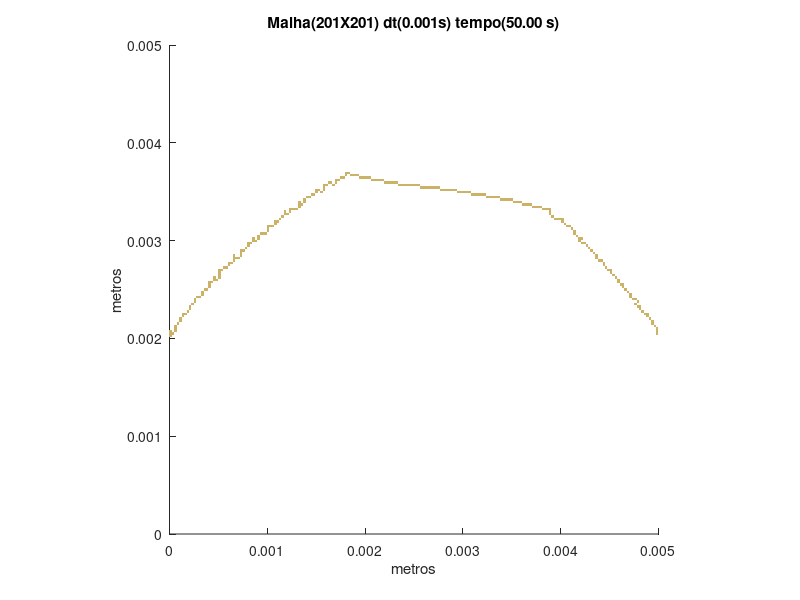

MATLAB code for this plot:
set (gca,'PlotBoxAspectRatio',[1 1 1],'Xlim',[0,0.005],'Ylim',[0,0.005])
hold on
title('Malha(201X201) dt(0.001s) tempo(50.00 s)')
hold on
ylabel('metros')
hold on
xlabel('metros')
hold on

fill([0 0 2.48756218905473E-05 2.48756218905473E-05],[0.00201492537313433 0.00203980099502488 0.00203980099502488 0.00201492537313433],[0.8,0.7,0.4],'LineStyle','none')

fill([0 0 2.48756218905473E-05 2.48756218905473E-05],[0.00203980099502488 0.00206467661691542 0.00206467661691542 0.00203980099502488],[0.8,0.7,0.4],'LineStyle','none')

fill([2.48756218905473E-05 2.48756218905473E-05 4.97512437810945E-05 4.97512437810945E-05],[0.00203980099502488 0.00206467661691542 0.00206467661691542 0.00203980099502488],[0.8,0.7,0.4],'LineStyle','none')

fill([0.00497512437810945 0.00497512437810945 0.005 0.005],[0.00203980099502488 0.00206467661691542 0.00206467661691542 0.00203980099502488],[0.8,0.7,0.4],'LineStyle','none')

fill([0 0 2.48756218905473E-05 2.48756218905473E-05],[0.00206467661691542 0.00208955223880597 0.00208955223880597 0.00206467661691542],[0.8,0.7,0.4],'LineStyle','none')

fill([4.97512437810945E-05 4.97512437810945E-05 7.46268656716418E-05 7.46268656716418E-05],[0.00206467661691542 0.00208955223880597 0.00208955223880597 0.00206467661691542],[0.8,0.7,0.4],'LineStyle','none')

fill([0.00497512437810945 0.00497512437810945 0.005 0.005],[0.00206467661691542 0.00208955223880597 0.00208955223880597 0.00206467661691542],[0.8,0.7,0.4],'LineStyle','none')

fill([4.97512437810945E-05 4.97512437810945E-05 7.46268656716418E-05 7.46268656716418E-05],[0.00208955223880597 0.00211442786069652 0.00211442786069652 0.00208955223880597],[0.8,0.7,0.4],'LineStyle','none')

fill([0.00497512437810945 0.00497512437810945 0.005 0.005],[0.00208955223880597 0.00211442786069652 0.00211442786069652 0.00208955223880597],[0.8,0.7,0.4],'LineStyle','none')

fill([4.97512437810945E-05 4.97512437810945E-05 7.46268656716418E-05 7.46268656716418E-05],[0.00211442786069652 0.00213930348258706 0.00213930348258706 0.00211442786069652],[0.8,0.7,0.4],'LineStyle','none')

fill([0.00495024875621891 0.00495024875621891 0.00497512437810945 0.00497512437810945],[0.00211442786069652 0.00213930348258706 0.00213930348258706 0.00211442786069652],[0.8,0.7,0.4],'LineStyle','none')

fill([7.46268656716418E-05 7.46268656716418E-05 9.95024875621891E-05 9.95024875621891E-05],[0.00213930348258706 0.00216417910447761 0.00216417910447761 0.00213930348258706],[0.8,0.7,0.4],'LineStyle','none')

fill([0.00492537313432836 0.00492537313432836 0.00495024875621891 0.00495024875621891],[0.00213930348258706 0.00216417910447761 0.00216417910447761 0.00213930348258706],[0.8,0.7,0.4],'LineStyle','none')

fill([9.95024875621891E-05 9.95024875621891E-05 0.000124378109452736 0.000124378109452736],[0.00216417910447761 0.00218905472636816 0.00218905472636816 0.00216417910447761],[0.8,0.7,0.4],'LineStyle','none')

fill([0.00492537313432836 0.00492537313432836 0.00495024875621891 0.00495024875621891],[0.00216417910447761 0.00218905472636816 0.00218905472636816 0.00216417910447761],[0.8,0.7,0.4],'LineStyle','none')

fill([9.95024875621891E-05 9.95024875621891E-05 0.000124378109452736 0.000124378109452736],[0.00218905472636816 0.00221393034825871 0.00221393034825871 0.00218905472636816],[0.8,0.7,0.4],'LineStyle','none')

fill([0.00490049751243781 0.00490049751243781 0.00492537313432836 0.00492537313432836],[0.00218905472636816 0.00221393034825871 0.00221393034825871 0.00218905472636816],[0.8,0.7,0.4],'LineStyle','none')

fill([0.000124378109452736 0.000124378109452736 0.000149253731343284 0.000149253731343284],[0.00221393034825871 0.00223880597014925 0.00223880597014925 0.00221393034825871],[0.8,0.7,0.4],'LineStyle','none')

fill([0.00487562189054726 0.00487562189054726 0.00490049751243781 0.00490049751243781],[0.00221393034825871 0.00223880597014925 0.00223880597014925 0.00221393034825871],[0.8,0.7,0.4],'LineStyle','none')

fill([0.000124378109452736 0.000124378109452736 0.000149253731343284 0.000149253731343284],[0.00223880597014925 0.0022636815920398 0.0022636815920398 0.00223880597014925],[0.8,0.7,0.4],'LineStyle','none')

fill([0.000149253731343284 0.000149253731343284 0.000174129353233831 0.000174129353233831],[0.00223880597014925 0.0022636815920398 0.0022636815920398 0.00223880597014925],[0.8,0.7,0.4],'LineStyle','none')

fill([0.00485074626865672 0.00485074626865672 0.00487562189054726 0.00487562189054726],[0.00223880597014925 0.0022636815920398 0.0022636815920398 0.00223880597014925],[0.8,0.7,0.4],'LineStyle','none')

fill([0.00487562189054726 0.00487562189054726 0.00490049751243781 0.00490049751243781],[0.00223880597014925 0.0022636815920398 0.0022636815920398 0.00223880597014925],[0.8,0.7,0.4],'LineStyle','none')

fill([0.000174129353233831 0.000174129353233831 0.000199004975124378 0.000199004975124378],[0.0022636815920398 0.00228855721393035 0.00228855721393035 0.0022636815920398],[0.8,0.7,0.4],'LineStyle','none')

fill([0.00482587064676617 0.00482587064676617 0.00485074626865672 0.00485074626865672],[0.0022636815920398 0.00228855721393035 0.00228855721393035 0.0022636815920398],[0.8,0.7,0.4],'LineStyle','none')

fill([0.000199004975124378 0.000199004975124378 0.000223880597014925 0.000223880597014925],[0.00228855721393035 0.0023134328358209 0.0023134328358209 0.00228855721393035],[0.8,0.7,0.4],'LineStyle','none')

fill([0.00480099502487562 0.00480099502487562 0.00482587064676617 0.00482587064676617],[0.00228855721393035 0.0023134328358209 0.0023134328358209 0.00228855721393035],[0.8,0.7,0.4],'LineStyle','none')

fill([0.000199004975124378 0.000199004975124378 0.000223880597014925 0.000223880597014925],[0.0023134328358209 0.00233830845771144 0.00233830845771144 0.0023134328358209],[0.8,0.7,0.4],'LineStyle','none')

fill([0.00477611940298507 0.00477611940298507 0.00480099502487562 0.00480099502487562],[0.0023134328358209 0.00233830845771144 0.00233830845771144 0.0023134328358209],[0.8,0.7,0.4],'LineStyle','none')

fill([0.00480099502487562 0.00480099502487562 0.00482587064676617 0.00482587064676617],[0.0023134328358209 0.00233830845771144 0.00233830845771144 0.0023134328358209],[0.8,0.7,0.4],'LineStyle','none')

fill([0.000223880597014925 0.000223880597014925 0.000248756218905473 0.000248756218905473],[0.00233830845771144 0.00236318407960199 0.00236318407960199 0.00233830845771144],[0.8,0.7,0.4],'LineStyle','none')

fill([0.00475124378109453 0.00475124378109453 0.00477611940298507 0.00477611940298507],[0.00233830845771144 0.00236318407960199 0.00236318407960199 0.00233830845771144],[0.8,0.7,0.4],'LineStyle','none')

fill([0.000248756218905473 0.000248756218905473 0.00027363184079602 0.00027363184079602],[0.00236318407960199 0.00238805970149254 0.00238805970149254 0.00236318407960199],[0.8,0.7,0.4],'LineStyle','none')

fill([0.00477611940298507 0.00477611940298507 0.00480099502487562 0.00480099502487562],[0.00236318407960199 0.00238805970149254 0.00238805970149254 0.00236318407960199],[0.8,0.7,0.4],'LineStyle','none')

fill([0.000248756218905473 0.000248756218905473 0.00027363184079602 0.00027363184079602],[0.00238805970149254 0.00241293532338308 0.00241293532338308 0.00238805970149254],[0.8,0.7,0.4],'LineStyle','none')

fill([0.00472636815920398 0.00472636815920398 0.00475124378109453 0.00475124378109453],[0.00238805970149254 0.00241293532338308 0.00241293532338308 0.00238805970149254],[0.8,0.7,0.4],'LineStyle','none')

fill([0.00475124378109453 0.00475124378109453 0.00477611940298507 0.00477611940298507],[0.00238805970149254 0.00241293532338308 0.00241293532338308 0.00238805970149254],[0.8,0.7,0.4],'LineStyle','none')

fill([0.00027363184079602 0.00027363184079602 0.000298507462686567 0.000298507462686567],[0.00241293532338308 0.00243781094527363 0.00243781094527363 0.00241293532338308],[0.8,0.7,0.4],'LineStyle','none')

fill([0.000298507462686567 0.000298507462686567 0.000323383084577114 0.000323383084577114],[0.00241293532338308 0.00243781094527363 0.00243781094527363 0.00241293532338308],[0.8,0.7,0.4],'LineStyle','none')

fill([0.00470149253731343 0.00470149253731343 0.00472636815920398 0.00472636815920398],[0.00241293532338308 0.00243781094527363 0.00243781094527363 0.00241293532338308],[0.8,0.7,0.4],'LineStyle','none')

fill([0.000323383084577114 0.000323383084577114 0.000348258706467662 0.000348258706467662],[0.00243781094527363 0.00246268656716418 0.00246268656716418 0.00243781094527363],[0.8,0.7,0.4],'LineStyle','none')

fill([0.00470149253731343 0.00470149253731343 0.00472636815920398 0.00472636815920398],[0.00243781094527363 0.00246268656716418 0.00246268656716418 0.00243781094527363],[0.8,0.7,0.4],'LineStyle','none')

fill([0.000323383084577114 0.000323383084577114 0.000348258706467662 0.000348258706467662],[0.00246268656716418 0.00248756218905473 0.00248756218905473 0.00246268656716418],[0.8,0.7,0.4],'LineStyle','none')

fill([0.00467661691542289 0.00467661691542289 0.00470149253731343 0.00470149253731343],[0.00246268656716418 0.00248756218905473 0.00248756218905473 0.00246268656716418],[0.8,0.7,0.4],'LineStyle','none')

fill([0.000348258706467662 0.000348258706467662 0.000373134328358209 0.000373134328358209],[0.00248756218905473 0.00251243781094527 0.00251243781094527 0.00248756218905473],[0.8,0.7,0.4],'LineStyle','none')

fill([0.000373134328358209 0.000373134328358209 0.000398009950248756 0.000398009950248756],[0.00248756218905473 0.00251243781094527 0.00251243781094527 0.00248756218905473],[0.8,0.7,0.4],'LineStyle','none')

fill([0.00465174129353234 0.00465174129353234 0.00467661691542289 0.00467661691542289],[0.00248756218905473 0.00251243781094527 0.00251243781094527 0.00248756218905473],[0.8,0.7,0.4],'LineStyle','none')

fill([0.000398009950248756 0.000398009950248756 0.000422885572139303 0.000422885572139303],[0.00251243781094527 0.00253731343283582 0.00253731343283582 0.00251243781094527],[0.8,0.7,0.4],'LineStyle','none')

fill([0.00462686567164179 0.00462686567164179 0.00465174129353234 0.00465174129353234],[0.00251243781094527 0.00253731343283582 0.00253731343283582 0.00251243781094527],[0.8,0.7,0.4],'LineStyle','none')

fill([0.000398009950248756 0.000398009950248756 0.000422885572139303 0.000422885572139303],[0.00253731343283582 0.00256218905472637 0.00256218905472637 0.00253731343283582],[0.8,0.7,0.4],'LineStyle','none')

fill([0.00460199004975124 0.00460199004975124 0.00462686567164179 0.00462686567164179],[0.00253731343283582 0.00256218905472637 0.00256218905472637 0.00253731343283582],[0.8,0.7,0.4],'LineStyle','none')

fill([0.00462686567164179 0.00462686567164179 0.00465174129353234 0.00465174129353234],[0.00253731343283582 0.00256218905472637 0.00256218905472637 0.00253731343283582],[0.8,0.7,0.4],'LineStyle','none')

fill([0.000398009950248756 0.000398009950248756 0.000422885572139303 0.000422885572139303],[0.00256218905472637 0.00258706467661692 0.00258706467661692 0.00256218905472637],[0.8,0.7,0.4],'LineStyle','none')

fill([0.000422885572139303 0.000422885572139303 0.000447761194029851 0.000447761194029851],[0.00256218905472637 0.00258706467661692 0.00258706467661692 0.00256218905472637],[0.8,0.7,0.4],'LineStyle','none')

fill([0.0045771144278607 0.0045771144278607 0.00460199004975124 0.00460199004975124],[0.00256218905472637 0.00258706467661692 0.00258706467661692 0.00256218905472637],[0.8,0.7,0.4],'LineStyle','none')

fill([0.000447761194029851 0.000447761194029851 0.000472636815920398 0.000472636815920398],[0.00258706467661692 0.00261194029850746 0.00261194029850746 0.00258706467661692],[0.8,0.7,0.4],'LineStyle','none')

fill([0.000472636815920398 0.000472636815920398 0.000497512437810945 0.000497512437810945],[0.00258706467661692 0.00261194029850746 0.00261194029850746 0.00258706467661692],[0.8,0.7,0.4],'LineStyle','none')

fill([0.0045771144278607 0.0045771144278607 0.00460199004975124 0.00460199004975124],[0.00258706467661692 0.00261194029850746 0.00261194029850746 0.00258706467661692],[0.8,0.7,0.4],'LineStyle','none')

fill([0.000447761194029851 0.000447761194029851 0.000472636815920398 0.000472636815920398],[0.00261194029850746 0.00263681592039801 0.00263681592039801 0.00261194029850746],[0.8,0.7,0.4],'LineStyle','none')

fill([0.000497512437810945 0.000497512437810945 0.000522388059701492 0.000522388059701492],[0.00261194029850746 0.00263681592039801 0.00263681592039801 0.00261194029850746],[0.8,0.7,0.4],'LineStyle','none')

fill([0.00455223880597015 0.00455223880597015 0.0045771144278607 0.0045771144278607],[0.00261194029850746 0.00263681592039801 0.00263681592039801 0.00261194029850746],[0.8,0.7,0.4],'LineStyle','none')

fill([0.000497512437810945 0.000497512437810945 0.000522388059701492 0.000522388059701492],[0.00263681592039801 0.00266169154228856 0.00266169154228856 0.00263681592039801],[0.8,0.7,0.4],'LineStyle','none')

fill([0.0045273631840796 0.0045273631840796 0.00455223880597015 0.00455223880597015],[0.00263681592039801 0.00266169154228856 0.00266169154228856 0.00263681592039801],[0.8,0.7,0.4],'LineStyle','none')

fill([0.000497512437810945 0.000497512437810945 0.000522388059701492 0.000522388059701492],[0.00266169154228856 0.0026865671641791 0.0026865671641791 0.00266169154228856],[0.8,0.7,0.4],'LineStyle','none')

fill([0.00450248756218905 0.00450248756218905 0.0045273631840796 0.0045273631840796],[0.00266169154228856 0.0026865671641791 0.0026865671641791 0.00266169154228856],[0.8,0.7,0.4],'LineStyle','none')

fill([0.000497512437810945 0.000497512437810945 0.000522388059701492 0.000522388059701492],[0.0026865671641791 0.00271144278606965 0.00271144278606965 0.0026865671641791],[0.8,0.7,0.4],'LineStyle','none')

fill([0.000522388059701492 0.000522388059701492 0.00054726368159204 0.00054726368159204],[0.0026865671641791 0.00271144278606965 0.00271144278606965 0.0026865671641791],[0.8,0.7,0.4],'LineStyle','none')

fill([0.00447761194029851 0.00447761194029851 0.00450248756218905 0.00450248756218905],[0.0026865671641791 0.00271144278606965 0.00271144278606965 0.0026865671641791],[0.8,0.7,0.4],'LineStyle','none')

fill([0.00450248756218905 0.00450248756218905 0.0045273631840796 0.0045273631840796],[0.0026865671641791 0.00271144278606965 0.00271144278606965 0.0026865671641791],[0.8,0.7,0.4],'LineStyle','none')

fill([0.00054726368159204 0.00054726368159204 0.000572139303482587 0.000572139303482587],[0.00271144278606965 0.0027363184079602 0.0027363184079602 0.00271144278606965],[0.8,0.7,0.4],'LineStyle','none')

fill([0.000572139303482587 0.000572139303482587 0.000597014925373134 0.000597014925373134],[0.00271144278606965 0.0027363184079602 0.0027363184079602 0.00271144278606965],[0.8,0.7,0.4],'LineStyle','none')

fill([0.00445273631840796 0.00445273631840796 0.00447761194029851 0.00447761194029851],[0.00271144278606965 0.0027363184079602 0.0027363184079602 0.00271144278606965],[0.8,0.7,0.4],'LineStyle','none')

fill([0.000597014925373134 0.000597014925373134 0.000621890547263682 0.000621890547263682],[0.0027363184079602 0.00276119402985075 0.00276119402985075 0.0027363184079602],[0.8,0.7,0.4],'LineStyle','none')

fill([0.00442786069651741 0.00442786069651741 0.00445273631840796 0.00445273631840796],[0.0027363184079602 0.00276119402985075 0.00276119402985075 0.0027363184079602],[0.8,0.7,0.4],'LineStyle','none')

fill([0.000597014925373134 0.000597014925373134 0.000621890547263682 0.000621890547263682],[0.00276119402985075 0.00278606965174129 0.00278606965174129 0.00276119402985075],[0.8,0.7,0.4],'LineStyle','none')

fill([0.000621890547263682 0.000621890547263682 0.000646766169154229 0.000646766169154229],[0.00276119402985075 0.00278606965174129 0.00278606965174129 0.00276119402985075],[0.8,0.7,0.4],'LineStyle','none')

fill([0.00442786069651741 0.00442786069651741 0.00445273631840796 0.00445273631840796],[0.00276119402985075 0.00278606965174129 0.00278606965174129 0.00276119402985075],[0.8,0.7,0.4],'LineStyle','none')

fill([0.000646766169154229 0.000646766169154229 0.000671641791044776 0.000671641791044776],[0.00278606965174129 0.00281094527363184 0.00281094527363184 0.00278606965174129],[0.8,0.7,0.4],'LineStyle','none')

fill([0.00437810945273632 0.00437810945273632 0.00440298507462687 0.00440298507462687],[0.00278606965174129 0.00281094527363184 0.00281094527363184 0.00278606965174129],[0.8,0.7,0.4],'LineStyle','none')

fill([0.00440298507462687 0.00440298507462687 0.00442786069651741 0.00442786069651741],[0.00278606965174129 0.00281094527363184 0.00281094527363184 0.00278606965174129],[0.8,0.7,0.4],'LineStyle','none')

fill([0.000646766169154229 0.000646766169154229 0.000671641791044776 0.000671641791044776],[0.00281094527363184 0.00283582089552239 0.00283582089552239 0.00281094527363184],[0.8,0.7,0.4],'LineStyle','none')

fill([0.000671641791044776 0.000671641791044776 0.000696517412935323 0.000696517412935323],[0.00281094527363184 0.00283582089552239 0.00283582089552239 0.00281094527363184],[0.8,0.7,0.4],'LineStyle','none')

fill([0.000696517412935323 0.000696517412935323 0.000721393034825871 0.000721393034825871],[0.00281094527363184 0.00283582089552239 0.00283582089552239 0.00281094527363184],[0.8,0.7,0.4],'LineStyle','none')

fill([0.00435323383084577 0.00435323383084577 0.00437810945273632 0.00437810945273632],[0.00281094527363184 0.00283582089552239 0.00283582089552239 0.00281094527363184],[0.8,0.7,0.4],'LineStyle','none')

fill([0.000646766169154229 0.000646766169154229 0.000671641791044776 0.000671641791044776],[0.00283582089552239 0.00286069651741294 0.00286069651741294 0.00283582089552239],[0.8,0.7,0.4],'LineStyle','none')

fill([0.000721393034825871 0.000721393034825871 0.000746268656716418 0.000746268656716418],[0.00283582089552239 0.00286069651741294 0.00286069651741294 0.00283582089552239],[0.8,0.7,0.4],'LineStyle','none')

fill([0.00435323383084577 0.00435323383084577 0.00437810945273632 0.00437810945273632],[0.00283582089552239 0.00286069651741294 0.00286069651741294 0.00283582089552239],[0.8,0.7,0.4],'LineStyle','none')

fill([0.000721393034825871 0.000721393034825871 0.000746268656716418 0.000746268656716418],[0.00286069651741294 0.00288557213930348 0.00288557213930348 0.00286069651741294],[0.8,0.7,0.4],'LineStyle','none')

fill([0.00432835820895522 0.00432835820895522 0.00435323383084577 0.00435323383084577],[0.00286069651741294 0.00288557213930348 0.00288557213930348 0.00286069651741294],[0.8,0.7,0.4],'LineStyle','none')

fill([0.000721393034825871 0.000721393034825871 0.000746268656716418 0.000746268656716418],[0.00288557213930348 0.00291044776119403 0.00291044776119403 0.00288557213930348],[0.8,0.7,0.4],'LineStyle','none')

fill([0.000746268656716418 0.000746268656716418 0.000771144278606965 0.000771144278606965],[0.00288557213930348 0.00291044776119403 0.00291044776119403 0.00288557213930348],[0.8,0.7,0.4],'LineStyle','none')

fill([0.00430348258706468 0.00430348258706468 0.00432835820895522 0.00432835820895522],[0.00288557213930348 0.00291044776119403 0.00291044776119403 0.00288557213930348],[0.8,0.7,0.4],'LineStyle','none')

fill([0.000771144278606965 0.000771144278606965 0.000796019900497512 0.000796019900497512],[0.00291044776119403 0.00293532338308458 0.00293532338308458 0.00291044776119403],[0.8,0.7,0.4],'LineStyle','none')

fill([0.00427860696517413 0.00427860696517413 0.00430348258706468 0.00430348258706468],[0.00291044776119403 0.00293532338308458 0.00293532338308458 0.00291044776119403],[0.8,0.7,0.4],'LineStyle','none')

fill([0.000796019900497512 0.000796019900497512 0.00082089552238806 0.00082089552238806],[0.00293532338308458 0.00296019900497512 0.00296019900497512 0.00293532338308458],[0.8,0.7,0.4],'LineStyle','none')

fill([0.00425373134328358 0.00425373134328358 0.00427860696517413 0.00427860696517413],[0.00293532338308458 0.00296019900497512 0.00296019900497512 0.00293532338308458],[0.8,0.7,0.4],'LineStyle','none')

fill([0.000796019900497512 0.000796019900497512 0.00082089552238806 0.00082089552238806],[0.00296019900497512 0.00298507462686567 0.00298507462686567 0.00296019900497512],[0.8,0.7,0.4],'LineStyle','none')

fill([0.00082089552238806 0.00082089552238806 0.000845771144278607 0.000845771144278607],[0.00296019900497512 0.00298507462686567 0.00298507462686567 0.00296019900497512],[0.8,0.7,0.4],'LineStyle','none')

fill([0.00420398009950249 0.00420398009950249 0.00422885572139303 0.00422885572139303],[0.00296019900497512 0.00298507462686567 0.00298507462686567 0.00296019900497512],[0.8,0.7,0.4],'LineStyle','none')

fill([0.00422885572139303 0.00422885572139303 0.00425373134328358 0.00425373134328358],[0.00296019900497512 0.00298507462686567 0.00298507462686567 0.00296019900497512],[0.8,0.7,0.4],'LineStyle','none')

fill([0.000845771144278607 0.000845771144278607 0.000870646766169154 0.000870646766169154],[0.00298507462686567 0.00300995024875622 0.00300995024875622 0.00298507462686567],[0.8,0.7,0.4],'LineStyle','none')

fill([0.000870646766169154 0.000870646766169154 0.000895522388059702 0.000895522388059702],[0.00298507462686567 0.00300995024875622 0.00300995024875622 0.00298507462686567],[0.8,0.7,0.4],'LineStyle','none')

fill([0.00417910447761194 0.00417910447761194 0.00420398009950249 0.00420398009950249],[0.00298507462686567 0.00300995024875622 0.00300995024875622 0.00298507462686567],[0.8,0.7,0.4],'LineStyle','none')

fill([0.000845771144278607 0.000845771144278607 0.000870646766169154 0.000870646766169154],[0.00300995024875622 0.00303482587064677 0.00303482587064677 0.00300995024875622],[0.8,0.7,0.4],'LineStyle','none')

fill([0.000895522388059702 0.000895522388059702 0.000920398009950249 0.000920398009950249],[0.00300995024875622 0.00303482587064677 0.00303482587064677 0.00300995024875622],[0.8,0.7,0.4],'LineStyle','none')

fill([0.00417910447761194 0.00417910447761194 0.00420398009950249 0.00420398009950249],[0.00300995024875622 0.00303482587064677 0.00303482587064677 0.00300995024875622],[0.8,0.7,0.4],'LineStyle','none')

fill([0.00420398009950249 0.00420398009950249 0.00422885572139303 0.00422885572139303],[0.00300995024875622 0.00303482587064677 0.00303482587064677 0.00300995024875622],[0.8,0.7,0.4],'LineStyle','none')

fill([0.000895522388059702 0.000895522388059702 0.000920398009950249 0.000920398009950249],[0.00303482587064677 0.00305970149253731 0.00305970149253731 0.00303482587064677],[0.8,0.7,0.4],'LineStyle','none')

fill([0.00415422885572139 0.00415422885572139 0.00417910447761194 0.00417910447761194],[0.00303482587064677 0.00305970149253731 0.00305970149253731 0.00303482587064677],[0.8,0.7,0.4],'LineStyle','none')

fill([0.000920398009950249 0.000920398009950249 0.000945273631840796 0.000945273631840796],[0.00305970149253731 0.00308457711442786 0.00308457711442786 0.00305970149253731],[0.8,0.7,0.4],'LineStyle','none')

fill([0.000945273631840796 0.000945273631840796 0.000970149253731343 0.000970149253731343],[0.00305970149253731 0.00308457711442786 0.00308457711442786 0.00305970149253731],[0.8,0.7,0.4],'LineStyle','none')

fill([0.000970149253731343 0.000970149253731343 0.00099502487562189 0.00099502487562189],[0.00305970149253731 0.00308457711442786 0.00308457711442786 0.00305970149253731],[0.8,0.7,0.4],'LineStyle','none')

fill([0.00412935323383085 0.00412935323383085 0.00415422885572139 0.00415422885572139],[0.00305970149253731 0.00308457711442786 0.00308457711442786 0.00305970149253731],[0.8,0.7,0.4],'LineStyle','none')

fill([0.00099502487562189 0.00099502487562189 0.00101990049751244 0.00101990049751244],[0.00308457711442786 0.00310945273631841 0.00310945273631841 0.00308457711442786],[0.8,0.7,0.4],'LineStyle','none')

fill([0.00412935323383085 0.00412935323383085 0.00415422885572139 0.00415422885572139],[0.00308457711442786 0.00310945273631841 0.00310945273631841 0.00308457711442786],[0.8,0.7,0.4],'LineStyle','none')

fill([0.00099502487562189 0.00099502487562189 0.00101990049751244 0.00101990049751244],[0.00310945273631841 0.00313432835820896 0.00313432835820896 0.00310945273631841],[0.8,0.7,0.4],'LineStyle','none')

fill([0.0041044776119403 0.0041044776119403 0.00412935323383085 0.00412935323383085],[0.00310945273631841 0.00313432835820896 0.00313432835820896 0.00310945273631841],[0.8,0.7,0.4],'LineStyle','none')

fill([0.00099502487562189 0.00099502487562189 0.00101990049751244 0.00101990049751244],[0.00313432835820896 0.0031592039800995 0.0031592039800995 0.00313432835820896],[0.8,0.7,0.4],'LineStyle','none')

fill([0.00101990049751244 0.00101990049751244 0.00104477611940298 0.00104477611940298],[0.00313432835820896 0.0031592039800995 0.0031592039800995 0.00313432835820896],[0.8,0.7,0.4],'LineStyle','none')

fill([0.00104477611940298 0.00104477611940298 0.00106965174129353 0.00106965174129353],[0.00313432835820896 0.0031592039800995 0.0031592039800995 0.00313432835820896],[0.8,0.7,0.4],'LineStyle','none')

fill([0.0040547263681592 0.0040547263681592 0.00407960199004975 0.00407960199004975],[0.00313432835820896 0.0031592039800995 0.0031592039800995 0.00313432835820896],[0.8,0.7,0.4],'LineStyle','none')

fill([0.00407960199004975 0.00407960199004975 0.0041044776119403 0.0041044776119403],[0.00313432835820896 0.0031592039800995 0.0031592039800995 0.00313432835820896],[0.8,0.7,0.4],'LineStyle','none')

fill([0.00106965174129353 0.00106965174129353 0.00109452736318408 0.00109452736318408],[0.0031592039800995 0.00318407960199005 0.00318407960199005 0.0031592039800995],[0.8,0.7,0.4],'LineStyle','none')

fill([0.00402985074626866 0.00402985074626866 0.0040547263681592 0.0040547263681592],[0.0031592039800995 0.00318407960199005 0.00318407960199005 0.0031592039800995],[0.8,0.7,0.4],'LineStyle','none')

fill([0.00106965174129353 0.00106965174129353 0.00109452736318408 0.00109452736318408],[0.00318407960199005 0.0032089552238806 0.0032089552238806 0.00318407960199005],[0.8,0.7,0.4],'LineStyle','none')

fill([0.00109452736318408 0.00109452736318408 0.00111940298507463 0.00111940298507463],[0.00318407960199005 0.0032089552238806 0.0032089552238806 0.00318407960199005],[0.8,0.7,0.4],'LineStyle','none')

fill([0.00400497512437811 0.00400497512437811 0.00402985074626866 0.00402985074626866],[0.00318407960199005 0.0032089552238806 0.0032089552238806 0.00318407960199005],[0.8,0.7,0.4],'LineStyle','none')

fill([0.00111940298507463 0.00111940298507463 0.00114427860696517 0.00114427860696517],[0.0032089552238806 0.00323383084577114 0.00323383084577114 0.0032089552238806],[0.8,0.7,0.4],'LineStyle','none')

fill([0.00393034825870647 0.00393034825870647 0.00395522388059701 0.00395522388059701],[0.0032089552238806 0.00323383084577114 0.00323383084577114 0.0032089552238806],[0.8,0.7,0.4],'LineStyle','none')

fill([0.00395522388059701 0.00395522388059701 0.00398009950248756 0.00398009950248756],[0.0032089552238806 0.00323383084577114 0.00323383084577114 0.0032089552238806],[0.8,0.7,0.4],'LineStyle','none')

fill([0.00398009950248756 0.00398009950248756 0.00400497512437811 0.00400497512437811],[0.0032089552238806 0.00323383084577114 0.00323383084577114 0.0032089552238806],[0.8,0.7,0.4],'LineStyle','none')

fill([0.00400497512437811 0.00400497512437811 0.00402985074626866 0.00402985074626866],[0.0032089552238806 0.00323383084577114 0.00323383084577114 0.0032089552238806],[0.8,0.7,0.4],'LineStyle','none')

fill([0.00114427860696517 0.00114427860696517 0.00116915422885572 0.00116915422885572],[0.00323383084577114 0.00325870646766169 0.00325870646766169 0.00323383084577114],[0.8,0.7,0.4],'LineStyle','none')

fill([0.00390547263681592 0.00390547263681592 0.00393034825870647 0.00393034825870647],[0.00323383084577114 0.00325870646766169 0.00325870646766169 0.00323383084577114],[0.8,0.7,0.4],'LineStyle','none')

fill([0.00116915422885572 0.00116915422885572 0.00119402985074627 0.00119402985074627],[0.00325870646766169 0.00328358208955224 0.00328358208955224 0.00325870646766169],[0.8,0.7,0.4],'LineStyle','none')

fill([0.00119402985074627 0.00119402985074627 0.00121890547263682 0.00121890547263682],[0.00325870646766169 0.00328358208955224 0.00328358208955224 0.00325870646766169],[0.8,0.7,0.4],'LineStyle','none')

fill([0.00388059701492537 0.00388059701492537 0.00390547263681592 0.00390547263681592],[0.00325870646766169 0.00328358208955224 0.00328358208955224 0.00325870646766169],[0.8,0.7,0.4],'LineStyle','none')

fill([0.00116915422885572 0.00116915422885572 0.00119402985074627 0.00119402985074627],[0.00328358208955224 0.00330845771144279 0.00330845771144279 0.00328358208955224],[0.8,0.7,0.4],'LineStyle','none')

fill([0.00121890547263682 0.00121890547263682 0.00124378109452736 0.00124378109452736],[0.00328358208955224 0.00330845771144279 0.00330845771144279 0.00328358208955224],[0.8,0.7,0.4],'LineStyle','none')

fill([0.00388059701492537 0.00388059701492537 0.00390547263681592 0.00390547263681592],[0.00328358208955224 0.00330845771144279 0.00330845771144279 0.00328358208955224],[0.8,0.7,0.4],'LineStyle','none')

fill([0.00121890547263682 0.00121890547263682 0.00124378109452736 0.00124378109452736],[0.00330845771144279 0.00333333333333333 0.00333333333333333 0.00330845771144279],[0.8,0.7,0.4],'LineStyle','none')

fill([0.00124378109452736 0.00124378109452736 0.00126865671641791 0.00126865671641791],[0.00330845771144279 0.00333333333333333 0.00333333333333333 0.00330845771144279],[0.8,0.7,0.4],'LineStyle','none')

fill([0.00126865671641791 0.00126865671641791 0.00129353233830846 0.00129353233830846],[0.00330845771144279 0.00333333333333333 0.00333333333333333 0.00330845771144279],[0.8,0.7,0.4],'LineStyle','none')

fill([0.00129353233830846 0.00129353233830846 0.001318407960199 0.001318407960199],[0.00330845771144279 0.00333333333333333 0.00333333333333333 0.00330845771144279],[0.8,0.7,0.4],'LineStyle','none')

fill([0.00380597014925373 0.00380597014925373 0.00383084577114428 0.00383084577114428],[0.00330845771144279 0.00333333333333333 0.00333333333333333 0.00330845771144279],[0.8,0.7,0.4],'LineStyle','none')

fill([0.00383084577114428 0.00383084577114428 0.00385572139303483 0.00385572139303483],[0.00330845771144279 0.00333333333333333 0.00333333333333333 0.00330845771144279],[0.8,0.7,0.4],'LineStyle','none')

fill([0.00385572139303483 0.00385572139303483 0.00388059701492537 0.00388059701492537],[0.00330845771144279 0.00333333333333333 0.00333333333333333 0.00330845771144279],[0.8,0.7,0.4],'LineStyle','none')

fill([0.00388059701492537 0.00388059701492537 0.00390547263681592 0.00390547263681592],[0.00330845771144279 0.00333333333333333 0.00333333333333333 0.00330845771144279],[0.8,0.7,0.4],'LineStyle','none')

fill([0.001318407960199 0.001318407960199 0.00134328358208955 0.00134328358208955],[0.00333333333333333 0.00335820895522388 0.00335820895522388 0.00333333333333333],[0.8,0.7,0.4],'LineStyle','none')

fill([0.00370646766169154 0.00370646766169154 0.00373134328358209 0.00373134328358209],[0.00333333333333333 0.00335820895522388 0.00335820895522388 0.00333333333333333],[0.8,0.7,0.4],'LineStyle','none')

fill([0.00373134328358209 0.00373134328358209 0.00375621890547264 0.00375621890547264],[0.00333333333333333 0.00335820895522388 0.00335820895522388 0.00333333333333333],[0.8,0.7,0.4],'LineStyle','none')

fill([0.00375621890547264 0.00375621890547264 0.00378109452736318 0.00378109452736318],[0.00333333333333333 0.00335820895522388 0.00335820895522388 0.00333333333333333],[0.8,0.7,0.4],'LineStyle','none')

fill([0.00378109452736318 0.00378109452736318 0.00380597014925373 0.00380597014925373],[0.00333333333333333 0.00335820895522388 0.00335820895522388 0.00333333333333333],[0.8,0.7,0.4],'LineStyle','none')

fill([0.001318407960199 0.001318407960199 0.00134328358208955 0.00134328358208955],[0.00335820895522388 0.00338308457711443 0.00338308457711443 0.00335820895522388],[0.8,0.7,0.4],'LineStyle','none')

fill([0.00134328358208955 0.00134328358208955 0.0013681592039801 0.0013681592039801],[0.00335820895522388 0.00338308457711443 0.00338308457711443 0.00335820895522388],[0.8,0.7,0.4],'LineStyle','none')

fill([0.00360696517412935 0.00360696517412935 0.0036318407960199 0.0036318407960199],[0.00335820895522388 0.00338308457711443 0.00338308457711443 0.00335820895522388],[0.8,0.7,0.4],'LineStyle','none')

fill([0.0036318407960199 0.0036318407960199 0.00365671641791045 0.00365671641791045],[0.00335820895522388 0.00338308457711443 0.00338308457711443 0.00335820895522388],[0.8,0.7,0.4],'LineStyle','none')

fill([0.00365671641791045 0.00365671641791045 0.003681592039801 0.003681592039801],[0.00335820895522388 0.00338308457711443 0.00338308457711443 0.00335820895522388],[0.8,0.7,0.4],'LineStyle','none')

fill([0.003681592039801 0.003681592039801 0.00370646766169154 0.00370646766169154],[0.00335820895522388 0.00338308457711443 0.00338308457711443 0.00335820895522388],[0.8,0.7,0.4],'LineStyle','none')

fill([0.001318407960199 0.001318407960199 0.00134328358208955 0.00134328358208955],[0.00338308457711443 0.00340796019900498 0.00340796019900498 0.00338308457711443],[0.8,0.7,0.4],'LineStyle','none')

fill([0.0013681592039801 0.0013681592039801 0.00139303482587065 0.00139303482587065],[0.00338308457711443 0.00340796019900498 0.00340796019900498 0.00338308457711443],[0.8,0.7,0.4],'LineStyle','none')

fill([0.00350746268656716 0.00350746268656716 0.00353233830845771 0.00353233830845771],[0.00338308457711443 0.00340796019900498 0.00340796019900498 0.00338308457711443],[0.8,0.7,0.4],'LineStyle','none')

fill([0.00353233830845771 0.00353233830845771 0.00355721393034826 0.00355721393034826],[0.00338308457711443 0.00340796019900498 0.00340796019900498 0.00338308457711443],[0.8,0.7,0.4],'LineStyle','none')

fill([0.00355721393034826 0.00355721393034826 0.00358208955223881 0.00358208955223881],[0.00338308457711443 0.00340796019900498 0.00340796019900498 0.00338308457711443],[0.8,0.7,0.4],'LineStyle','none')

fill([0.00358208955223881 0.00358208955223881 0.00360696517412935 0.00360696517412935],[0.00338308457711443 0.00340796019900498 0.00340796019900498 0.00338308457711443],[0.8,0.7,0.4],'LineStyle','none')

fill([0.0013681592039801 0.0013681592039801 0.00139303482587065 0.00139303482587065],[0.00340796019900498 0.00343283582089552 0.00343283582089552 0.00340796019900498],[0.8,0.7,0.4],'LineStyle','none')

fill([0.00338308457711443 0.00338308457711443 0.00340796019900498 0.00340796019900498],[0.00340796019900498 0.00343283582089552 0.00343283582089552 0.00340796019900498],[0.8,0.7,0.4],'LineStyle','none')

fill([0.00340796019900498 0.00340796019900498 0.00343283582089552 0.00343283582089552],[0.00340796019900498 0.00343283582089552 0.00343283582089552 0.00340796019900498],[0.8,0.7,0.4],'LineStyle','none')

fill([0.00343283582089552 0.00343283582089552 0.00345771144278607 0.00345771144278607],[0.00340796019900498 0.00343283582089552 0.00343283582089552 0.00340796019900498],[0.8,0.7,0.4],'LineStyle','none')

fill([0.00345771144278607 0.00345771144278607 0.00348258706467662 0.00348258706467662],[0.00340796019900498 0.00343283582089552 0.00343283582089552 0.00340796019900498],[0.8,0.7,0.4],'LineStyle','none')

fill([0.00348258706467662 0.00348258706467662 0.00350746268656716 0.00350746268656716],[0.00340796019900498 0.00343283582089552 0.00343283582089552 0.00340796019900498],[0.8,0.7,0.4],'LineStyle','none')

fill([0.00139303482587065 0.00139303482587065 0.00141791044776119 0.00141791044776119],[0.00343283582089552 0.00345771144278607 0.00345771144278607 0.00343283582089552],[0.8,0.7,0.4],'LineStyle','none')

fill([0.00141791044776119 0.00141791044776119 0.00144278606965174 0.00144278606965174],[0.00343283582089552 0.00345771144278607 0.00345771144278607 0.00343283582089552],[0.8,0.7,0.4],'LineStyle','none')

fill([0.00323383084577114 0.00323383084577114 0.00325870646766169 0.00325870646766169],[0.00343283582089552 0.00345771144278607 0.00345771144278607 0.00343283582089552],[0.8,0.7,0.4],'LineStyle','none')

fill([0.00325870646766169 0.00325870646766169 0.00328358208955224 0.00328358208955224],[0.00343283582089552 0.00345771144278607 0.00345771144278607 0.00343283582089552],[0.8,0.7,0.4],'LineStyle','none')

fill([0.00328358208955224 0.00328358208955224 0.00330845771144279 0.00330845771144279],[0.00343283582089552 0.00345771144278607 0.00345771144278607 0.00343283582089552],[0.8,0.7,0.4],'LineStyle','none')

fill([0.00330845771144279 0.00330845771144279 0.00333333333333333 0.00333333333333333],[0.00343283582089552 0.00345771144278607 0.00345771144278607 0.00343283582089552],[0.8,0.7,0.4],'LineStyle','none')

fill([0.00333333333333333 0.00333333333333333 0.00335820895522388 0.00335820895522388],[0.00343283582089552 0.00345771144278607 0.00345771144278607 0.00343283582089552],[0.8,0.7,0.4],'LineStyle','none')

fill([0.00335820895522388 0.00335820895522388 0.00338308457711443 0.00338308457711443],[0.00343283582089552 0.00345771144278607 0.00345771144278607 0.00343283582089552],[0.8,0.7,0.4],'LineStyle','none')

fill([0.00144278606965174 0.00144278606965174 0.00146766169154229 0.00146766169154229],[0.00345771144278607 0.00348258706467662 0.00348258706467662 0.00345771144278607],[0.8,0.7,0.4],'LineStyle','none')

fill([0.00146766169154229 0.00146766169154229 0.00149253731343284 0.00149253731343284],[0.00345771144278607 0.00348258706467662 0.00348258706467662 0.00345771144278607],[0.8,0.7,0.4],'LineStyle','none')

fill([0.00308457711442786 0.00308457711442786 0.00310945273631841 0.00310945273631841],[0.00345771144278607 0.00348258706467662 0.00348258706467662 0.00345771144278607],[0.8,0.7,0.4],'LineStyle','none')

fill([0.00310945273631841 0.00310945273631841 0.00313432835820896 0.00313432835820896],[0.00345771144278607 0.00348258706467662 0.00348258706467662 0.00345771144278607],[0.8,0.7,0.4],'LineStyle','none')

fill([0.00313432835820896 0.00313432835820896 0.0031592039800995 0.0031592039800995],[0.00345771144278607 0.00348258706467662 0.00348258706467662 0.00345771144278607],[0.8,0.7,0.4],'LineStyle','none')

fill([0.0031592039800995 0.0031592039800995 0.00318407960199005 0.00318407960199005],[0.00345771144278607 0.00348258706467662 0.00348258706467662 0.00345771144278607],[0.8,0.7,0.4],'LineStyle','none')

fill([0.00318407960199005 0.00318407960199005 0.0032089552238806 0.0032089552238806],[0.00345771144278607 0.00348258706467662 0.00348258706467662 0.00345771144278607],[0.8,0.7,0.4],'LineStyle','none')

fill([0.0032089552238806 0.0032089552238806 0.00323383084577114 0.00323383084577114],[0.00345771144278607 0.00348258706467662 0.00348258706467662 0.00345771144278607],[0.8,0.7,0.4],'LineStyle','none')

fill([0.00149253731343284 0.00149253731343284 0.00151741293532338 0.00151741293532338],[0.00348258706467662 0.00350746268656716 0.00350746268656716 0.00348258706467662],[0.8,0.7,0.4],'LineStyle','none')

fill([0.00154228855721393 0.00154228855721393 0.00156716417910448 0.00156716417910448],[0.00348258706467662 0.00350746268656716 0.00350746268656716 0.00348258706467662],[0.8,0.7,0.4],'LineStyle','none')

fill([0.00293532338308458 0.00293532338308458 0.00296019900497512 0.00296019900497512],[0.00348258706467662 0.00350746268656716 0.00350746268656716 0.00348258706467662],[0.8,0.7,0.4],'LineStyle','none')

fill([0.00296019900497512 0.00296019900497512 0.00298507462686567 0.00298507462686567],[0.00348258706467662 0.00350746268656716 0.00350746268656716 0.00348258706467662],[0.8,0.7,0.4],'LineStyle','none')

fill([0.00298507462686567 0.00298507462686567 0.00300995024875622 0.00300995024875622],[0.00348258706467662 0.00350746268656716 0.00350746268656716 0.00348258706467662],[0.8,0.7,0.4],'LineStyle','none')

fill([0.00300995024875622 0.00300995024875622 0.00303482587064677 0.00303482587064677],[0.00348258706467662 0.00350746268656716 0.00350746268656716 0.00348258706467662],[0.8,0.7,0.4],'LineStyle','none')

fill([0.00303482587064677 0.00303482587064677 0.00305970149253731 0.00305970149253731],[0.00348258706467662 0.00350746268656716 0.00350746268656716 0.00348258706467662],[0.8,0.7,0.4],'LineStyle','none')

fill([0.00305970149253731 0.00305970149253731 0.00308457711442786 0.00308457711442786],[0.00348258706467662 0.00350746268656716 0.00350746268656716 0.00348258706467662],[0.8,0.7,0.4],'LineStyle','none')

fill([0.00149253731343284 0.00149253731343284 0.00151741293532338 0.00151741293532338],[0.00350746268656716 0.00353233830845771 0.00353233830845771 0.00350746268656716],[0.8,0.7,0.4],'LineStyle','none')

fill([0.00151741293532338 0.00151741293532338 0.00154228855721393 0.00154228855721393],[0.00350746268656716 0.00353233830845771 0.00353233830845771 0.00350746268656716],[0.8,0.7,0.4],'LineStyle','none')

fill([0.00156716417910448 0.00156716417910448 0.00159203980099502 0.00159203980099502],[0.00350746268656716 0.00353233830845771 0.00353233830845771 0.00350746268656716],[0.8,0.7,0.4],'LineStyle','none')

fill([0.00276119402985075 0.00276119402985075 0.00278606965174129 0.00278606965174129],[0.00350746268656716 0.00353233830845771 0.00353233830845771 0.00350746268656716],[0.8,0.7,0.4],'LineStyle','none')

fill([0.00278606965174129 0.00278606965174129 0.00281094527363184 0.00281094527363184],[0.00350746268656716 0.00353233830845771 0.00353233830845771 0.00350746268656716],[0.8,0.7,0.4],'LineStyle','none')

fill([0.00281094527363184 0.00281094527363184 0.00283582089552239 0.00283582089552239],[0.00350746268656716 0.00353233830845771 0.00353233830845771 0.00350746268656716],[0.8,0.7,0.4],'LineStyle','none')

fill([0.00283582089552239 0.00283582089552239 0.00286069651741294 0.00286069651741294],[0.00350746268656716 0.00353233830845771 0.00353233830845771 0.00350746268656716],[0.8,0.7,0.4],'LineStyle','none')

fill([0.00286069651741294 0.00286069651741294 0.00288557213930348 0.00288557213930348],[0.00350746268656716 0.00353233830845771 0.00353233830845771 0.00350746268656716],[0.8,0.7,0.4],'LineStyle','none')

fill([0.00288557213930348 0.00288557213930348 0.00291044776119403 0.00291044776119403],[0.00350746268656716 0.00353233830845771 0.00353233830845771 0.00350746268656716],[0.8,0.7,0.4],'LineStyle','none')

fill([0.00291044776119403 0.00291044776119403 0.00293532338308458 0.00293532338308458],[0.00350746268656716 0.00353233830845771 0.00353233830845771 0.00350746268656716],[0.8,0.7,0.4],'LineStyle','none')

fill([0.00156716417910448 0.00156716417910448 0.00159203980099502 0.00159203980099502],[0.00353233830845771 0.00355721393034826 0.00355721393034826 0.00353233830845771],[0.8,0.7,0.4],'LineStyle','none')

fill([0.00256218905472637 0.00256218905472637 0.00258706467661692 0.00258706467661692],[0.00353233830845771 0.00355721393034826 0.00355721393034826 0.00353233830845771],[0.8,0.7,0.4],'LineStyle','none')

fill([0.00258706467661692 0.00258706467661692 0.00261194029850746 0.00261194029850746],[0.00353233830845771 0.00355721393034826 0.00355721393034826 0.00353233830845771],[0.8,0.7,0.4],'LineStyle','none')

fill([0.00261194029850746 0.00261194029850746 0.00263681592039801 0.00263681592039801],[0.00353233830845771 0.00355721393034826 0.00355721393034826 0.00353233830845771],[0.8,0.7,0.4],'LineStyle','none')

fill([0.00263681592039801 0.00263681592039801 0.00266169154228856 0.00266169154228856],[0.00353233830845771 0.00355721393034826 0.00355721393034826 0.00353233830845771],[0.8,0.7,0.4],'LineStyle','none')

fill([0.00266169154228856 0.00266169154228856 0.0026865671641791 0.0026865671641791],[0.00353233830845771 0.00355721393034826 0.00355721393034826 0.00353233830845771],[0.8,0.7,0.4],'LineStyle','none')

fill([0.0026865671641791 0.0026865671641791 0.00271144278606965 0.00271144278606965],[0.00353233830845771 0.00355721393034826 0.00355721393034826 0.00353233830845771],[0.8,0.7,0.4],'LineStyle','none')

fill([0.00271144278606965 0.00271144278606965 0.0027363184079602 0.0027363184079602],[0.00353233830845771 0.00355721393034826 0.00355721393034826 0.00353233830845771],[0.8,0.7,0.4],'LineStyle','none')

fill([0.0027363184079602 0.0027363184079602 0.00276119402985075 0.00276119402985075],[0.00353233830845771 0.00355721393034826 0.00355721393034826 0.00353233830845771],[0.8,0.7,0.4],'LineStyle','none')

fill([0.00156716417910448 0.00156716417910448 0.00159203980099502 0.00159203980099502],[0.00355721393034826 0.00358208955223881 0.00358208955223881 0.00355721393034826],[0.8,0.7,0.4],'LineStyle','none')

fill([0.00159203980099502 0.00159203980099502 0.00161691542288557 0.00161691542288557],[0.00355721393034826 0.00358208955223881 0.00358208955223881 0.00355721393034826],[0.8,0.7,0.4],'LineStyle','none')

fill([0.00166666666666667 0.00166666666666667 0.00169154228855721 0.00169154228855721],[0.00355721393034826 0.00358208955223881 0.00358208955223881 0.00355721393034826],[0.8,0.7,0.4],'LineStyle','none')

fill([0.00233830845771144 0.00233830845771144 0.00236318407960199 0.00236318407960199],[0.00355721393034826 0.00358208955223881 0.00358208955223881 0.00355721393034826],[0.8,0.7,0.4],'LineStyle','none')

fill([0.00236318407960199 0.00236318407960199 0.00238805970149254 0.00238805970149254],[0.00355721393034826 0.00358208955223881 0.00358208955223881 0.00355721393034826],[0.8,0.7,0.4],'LineStyle','none')

fill([0.00238805970149254 0.00238805970149254 0.00241293532338308 0.00241293532338308],[0.00355721393034826 0.00358208955223881 0.00358208955223881 0.00355721393034826],[0.8,0.7,0.4],'LineStyle','none')

fill([0.00241293532338308 0.00241293532338308 0.00243781094527363 0.00243781094527363],[0.00355721393034826 0.00358208955223881 0.00358208955223881 0.00355721393034826],[0.8,0.7,0.4],'LineStyle','none')

fill([0.00243781094527363 0.00243781094527363 0.00246268656716418 0.00246268656716418],[0.00355721393034826 0.00358208955223881 0.00358208955223881 0.00355721393034826],[0.8,0.7,0.4],'LineStyle','none')

fill([0.00246268656716418 0.00246268656716418 0.00248756218905473 0.00248756218905473],[0.00355721393034826 0.00358208955223881 0.00358208955223881 0.00355721393034826],[0.8,0.7,0.4],'LineStyle','none')

fill([0.00248756218905473 0.00248756218905473 0.00251243781094527 0.00251243781094527],[0.00355721393034826 0.00358208955223881 0.00358208955223881 0.00355721393034826],[0.8,0.7,0.4],'LineStyle','none')

fill([0.00251243781094527 0.00251243781094527 0.00253731343283582 0.00253731343283582],[0.00355721393034826 0.00358208955223881 0.00358208955223881 0.00355721393034826],[0.8,0.7,0.4],'LineStyle','none')

fill([0.00253731343283582 0.00253731343283582 0.00256218905472637 0.00256218905472637],[0.00355721393034826 0.00358208955223881 0.00358208955223881 0.00355721393034826],[0.8,0.7,0.4],'LineStyle','none')

fill([0.00161691542288557 0.00161691542288557 0.00164179104477612 0.00164179104477612],[0.00358208955223881 0.00360696517412935 0.00360696517412935 0.00358208955223881],[0.8,0.7,0.4],'LineStyle','none')

fill([0.00164179104477612 0.00164179104477612 0.00166666666666667 0.00166666666666667],[0.00358208955223881 0.00360696517412935 0.00360696517412935 0.00358208955223881],[0.8,0.7,0.4],'LineStyle','none')

fill([0.00169154228855721 0.00169154228855721 0.00171641791044776 0.00171641791044776],[0.00358208955223881 0.00360696517412935 0.00360696517412935 0.00358208955223881],[0.8,0.7,0.4],'LineStyle','none')

fill([0.00218905472636816 0.00218905472636816 0.00221393034825871 0.00221393034825871],[0.00358208955223881 0.00360696517412935 0.00360696517412935 0.00358208955223881],[0.8,0.7,0.4],'LineStyle','none')

fill([0.00221393034825871 0.00221393034825871 0.00223880597014925 0.00223880597014925],[0.00358208955223881 0.00360696517412935 0.00360696517412935 0.00358208955223881],[0.8,0.7,0.4],'LineStyle','none')

fill([0.00223880597014925 0.00223880597014925 0.0022636815920398 0.0022636815920398],[0.00358208955223881 0.00360696517412935 0.00360696517412935 0.00358208955223881],[0.8,0.7,0.4],'LineStyle','none')

fill([0.0022636815920398 0.0022636815920398 0.00228855721393035 0.00228855721393035],[0.00358208955223881 0.00360696517412935 0.00360696517412935 0.00358208955223881],[0.8,0.7,0.4],'LineStyle','none')

fill([0.00228855721393035 0.00228855721393035 0.0023134328358209 0.0023134328358209],[0.00358208955223881 0.00360696517412935 0.00360696517412935 0.00358208955223881],[0.8,0.7,0.4],'LineStyle','none')

fill([0.0023134328358209 0.0023134328358209 0.00233830845771144 0.00233830845771144],[0.00358208955223881 0.00360696517412935 0.00360696517412935 0.00358208955223881],[0.8,0.7,0.4],'LineStyle','none')

fill([0.00169154228855721 0.00169154228855721 0.00171641791044776 0.00171641791044776],[0.00360696517412935 0.0036318407960199 0.0036318407960199 0.00360696517412935],[0.8,0.7,0.4],'LineStyle','none')

fill([0.00171641791044776 0.00171641791044776 0.00174129353233831 0.00174129353233831],[0.00360696517412935 0.0036318407960199 0.0036318407960199 0.00360696517412935],[0.8,0.7,0.4],'LineStyle','none')

fill([0.00206467661691542 0.00206467661691542 0.00208955223880597 0.00208955223880597],[0.00360696517412935 0.0036318407960199 0.0036318407960199 0.00360696517412935],[0.8,0.7,0.4],'LineStyle','none')

fill([0.00208955223880597 0.00208955223880597 0.00211442786069652 0.00211442786069652],[0.00360696517412935 0.0036318407960199 0.0036318407960199 0.00360696517412935],[0.8,0.7,0.4],'LineStyle','none')

fill([0.00211442786069652 0.00211442786069652 0.00213930348258706 0.00213930348258706],[0.00360696517412935 0.0036318407960199 0.0036318407960199 0.00360696517412935],[0.8,0.7,0.4],'LineStyle','none')

fill([0.00213930348258706 0.00213930348258706 0.00216417910447761 0.00216417910447761],[0.00360696517412935 0.0036318407960199 0.0036318407960199 0.00360696517412935],[0.8,0.7,0.4],'LineStyle','none')

fill([0.00216417910447761 0.00216417910447761 0.00218905472636816 0.00218905472636816],[0.00360696517412935 0.0036318407960199 0.0036318407960199 0.00360696517412935],[0.8,0.7,0.4],'LineStyle','none')

fill([0.00174129353233831 0.00174129353233831 0.00176616915422886 0.00176616915422886],[0.0036318407960199 0.00365671641791045 0.00365671641791045 0.0036318407960199],[0.8,0.7,0.4],'LineStyle','none')

fill([0.00176616915422886 0.00176616915422886 0.0017910447761194 0.0017910447761194],[0.0036318407960199 0.00365671641791045 0.00365671641791045 0.0036318407960199],[0.8,0.7,0.4],'LineStyle','none')

fill([0.00194029850746269 0.00194029850746269 0.00196517412935323 0.00196517412935323],[0.0036318407960199 0.00365671641791045 0.00365671641791045 0.0036318407960199],[0.8,0.7,0.4],'LineStyle','none')

fill([0.00196517412935323 0.00196517412935323 0.00199004975124378 0.00199004975124378],[0.0036318407960199 0.00365671641791045 0.00365671641791045 0.0036318407960199],[0.8,0.7,0.4],'LineStyle','none')

fill([0.00199004975124378 0.00199004975124378 0.00201492537313433 0.00201492537313433],[0.0036318407960199 0.00365671641791045 0.00365671641791045 0.0036318407960199],[0.8,0.7,0.4],'LineStyle','none')

fill([0.00201492537313433 0.00201492537313433 0.00203980099502488 0.00203980099502488],[0.0036318407960199 0.00365671641791045 0.00365671641791045 0.0036318407960199],[0.8,0.7,0.4],'LineStyle','none')

fill([0.00203980099502488 0.00203980099502488 0.00206467661691542 0.00206467661691542],[0.0036318407960199 0.00365671641791045 0.00365671641791045 0.0036318407960199],[0.8,0.7,0.4],'LineStyle','none')

fill([0.0017910447761194 0.0017910447761194 0.00181592039800995 0.00181592039800995],[0.00365671641791045 0.003681592039801 0.003681592039801 0.00365671641791045],[0.8,0.7,0.4],'LineStyle','none')

fill([0.0018407960199005 0.0018407960199005 0.00186567164179104 0.00186567164179104],[0.00365671641791045 0.003681592039801 0.003681592039801 0.00365671641791045],[0.8,0.7,0.4],'LineStyle','none')

fill([0.00186567164179104 0.00186567164179104 0.00189054726368159 0.00189054726368159],[0.00365671641791045 0.003681592039801 0.003681592039801 0.00365671641791045],[0.8,0.7,0.4],'LineStyle','none')

fill([0.00189054726368159 0.00189054726368159 0.00191542288557214 0.00191542288557214],[0.00365671641791045 0.003681592039801 0.003681592039801 0.00365671641791045],[0.8,0.7,0.4],'LineStyle','none')

fill([0.00191542288557214 0.00191542288557214 0.00194029850746269 0.00194029850746269],[0.00365671641791045 0.003681592039801 0.003681592039801 0.00365671641791045],[0.8,0.7,0.4],'LineStyle','none')

fill([0.0017910447761194 0.0017910447761194 0.00181592039800995 0.00181592039800995],[0.003681592039801 0.00370646766169154 0.00370646766169154 0.003681592039801],[0.8,0.7,0.4],'LineStyle','none')

fill([0.00181592039800995 0.00181592039800995 0.0018407960199005 0.0018407960199005],[0.003681592039801 0.00370646766169154 0.00370646766169154 0.003681592039801],[0.8,0.7,0.4],'LineStyle','none')
